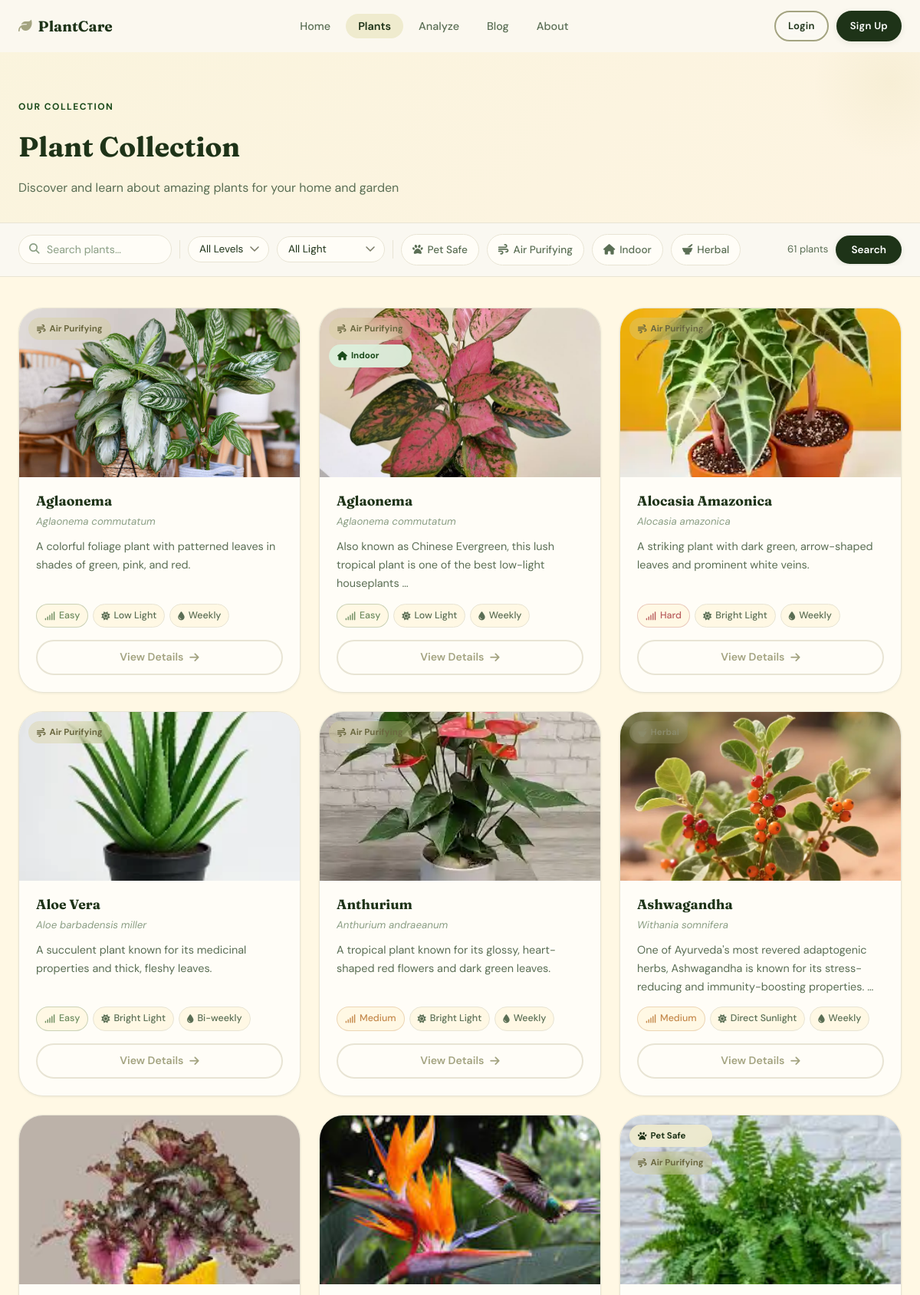
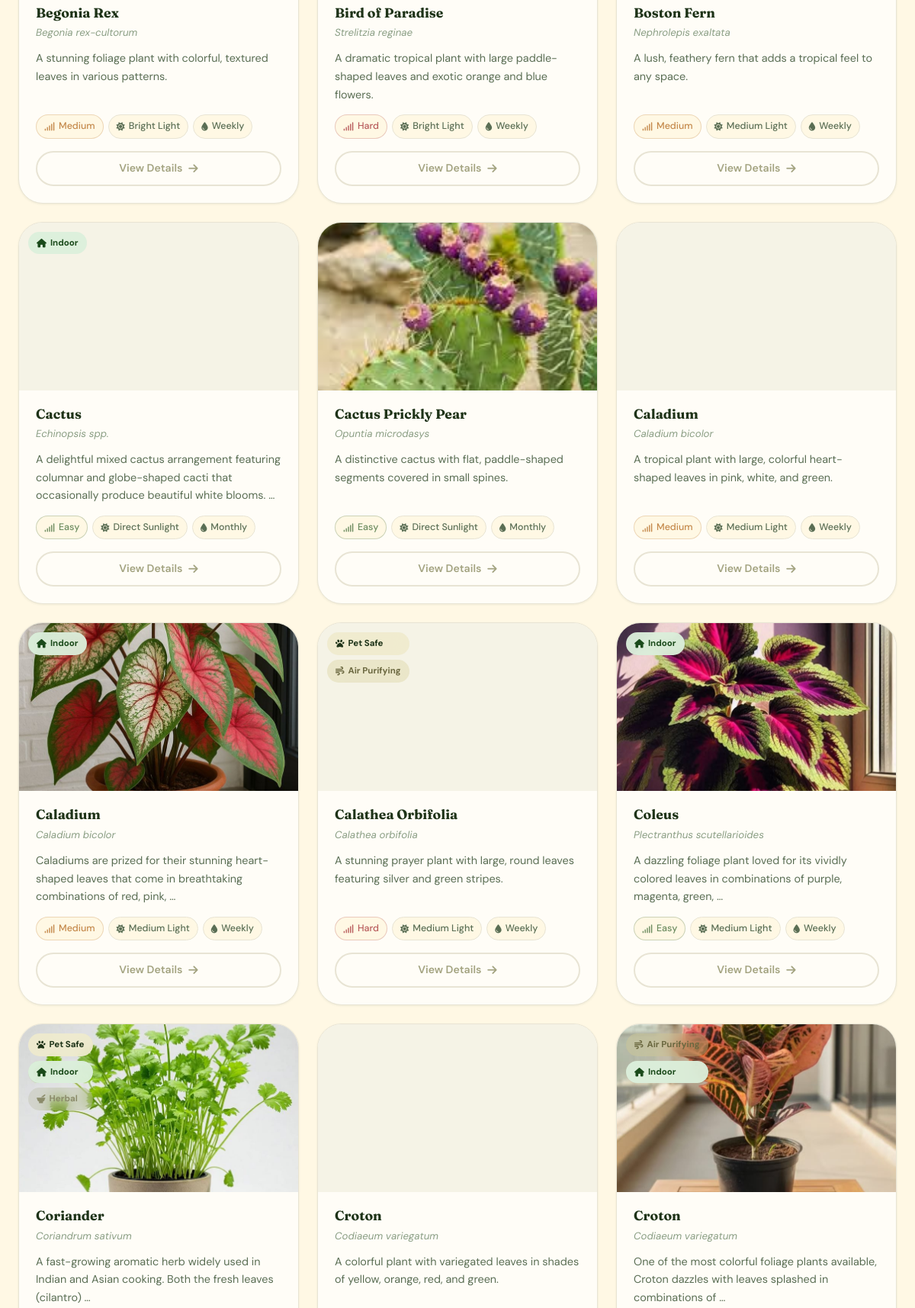
The page /plants/ (upper part) on the database its author committed (2 pictures, top to bottom).
### plants/models.py (models this page shows, shortened)
class Plant(models.Model):
    DIFFICULTY_CHOICES = [
        ('easy', 'Easy'),
        ('medium', 'Medium'),
        ('hard', 'Hard'),
    ]
    LIGHT_CHOICES = [
        ('low', 'Low Light'),
        ('medium', 'Medium Light'),
        ('bright', 'Bright Light'),
        ('direct', 'Direct Sunlight'),
    ]
    WATER_FREQUENCY_CHOICES = [
        ('daily', 'Daily'),
        ('weekly', 'Weekly'),
        ('biweekly', 'Bi-weekly'),
        ('monthly', 'Monthly'),
    ]
    name = models.CharField(max_length=200)
    scientific_name = models.CharField(max_length=200, blank=True)
    description = models.TextField()
    image = models.ImageField(upload_to='plants/', blank=True, null=True)
    image_url = models.URLField(max_length=500, blank=True, null=True, help_text="URL of plant image")
    difficulty = models.CharField(max_length=10, choices=DIFFICULTY_CHOICES, default='medium')
    light_requirements = models.CharField(max_length=10, choices=LIGHT_CHOICES, default='medium')
    water_frequency = models.CharField(max_length=10, choices=WATER_FREQUENCY_CHOICES, default='weekly')
    soil_type = models.CharField(max_length=200, default='Well-draining potting mix')
    temperature_range = models.CharField(max_length=100, default='18-24°C (65-75°F)')
    humidity = models.CharField(max_length=100, default='40-60%')
    care_instructions = models.TextField(help_text="Detailed care instructions")
    common_problems = models.TextField(blank=True, help_text="Common problems and solutions")
    fertilizer_needs = models.CharField(max_length=200, default='Monthly during growing season')
    repotting_frequency = models.CharField(max_length=100, default='Every 1-2 years')
    mature_size = models.CharField(max_length=100, blank=True)
    growth_rate = models.CharField(max_length=50, default='Medium')
    pet_safe = models.BooleanField(default=False)
    air_purifying = models.BooleanField(default=False)
    is_indoor = models.BooleanField(default=False, help_text="Suitable for indoor growing")
    is_herbal = models.BooleanField(default=False, help_text="Herb / medicinal plant")
    created_at = models.DateTimeField(auto_now_add=True)
    updated_at = models.DateTimeField(auto_now=True)
    featured = models.BooleanField(default=False)
    class Meta:
        ordering = ['name']
    def get_image_url(self):
        if self.image:
            return self.image.url
        return self.image_url

### plants/views.py (the view)
# urls.py: path('plants/', views.plant_list, name='plant_list'),
def plant_list(request):
    plants = Plant.objects.all()
    search_query = request.GET.get('search', '').strip()
    if search_query and search_query.lower() != 'none':
        plants = plants.filter(
            Q(name__icontains=search_query) |
            Q(scientific_name__icontains=search_query) |
            Q(description__icontains=search_query)
        )
    difficulty = request.GET.get('difficulty', '').strip()
    if difficulty:
        plants = plants.filter(difficulty=difficulty)
    light = request.GET.get('light', '').strip()
    if light:
        plants = plants.filter(light_requirements=light)
    pet_safe = request.GET.get('pet_safe')
    if pet_safe == 'true':
        plants = plants.filter(pet_safe=True)
    air_purifying = request.GET.get('air_purifying')
    if air_purifying == 'true':
        plants = plants.filter(air_purifying=True)
    indoor = request.GET.get('indoor')
    if indoor == 'true':
        plants = plants.filter(is_indoor=True)
    herbal = request.GET.get('herbal')
    if herbal == 'true':
        plants = plants.filter(is_herbal=True)
    display_search_query = search_query if search_query and search_query.lower() != 'none' else ''
    context = {
        'plants': plants,
        'search_query': display_search_query,
        'selected_difficulty': difficulty,
        'selected_light': light,
        'selected_pet_safe': pet_safe,
        'selected_air_purifying': air_purifying,
        'selected_indoor': indoor,
        'selected_herbal': herbal,
        'difficulty_choices': Plant.DIFFICULTY_CHOICES,
        'light_choices': Plant.LIGHT_CHOICES,
    }
    return render(request, 'plants/plant_list.html', context)

### plants/templates/plants/plant_list.html (shortened to what this page needs)
{% extends 'plants/base.html' %}
{% load static %}
{% block content %}
<div class="plant-list-header">
    <div class="container">
        <span class="section-label">Our collection</span>
        <h1>Plant Collection</h1>
        <p>Discover and learn about amazing plants for your home and garden</p>
    </div>
</div>
<div class="filter-bar">
    <form method="get" class="filter-bar-inner" id="filterForm">
        <div class="search-wrap">
            <input type="text" name="search" placeholder="Search plants…"
                   value="{{ search_query }}" class="search-input" autocomplete="off">
        </div>
        <select name="difficulty" class="filter-select" onchange="this.form.submit()">
            <option value="">All Levels</option>
        </select>
        <select name="light" class="filter-select" onchange="this.form.submit()">
            <option value="">All Light</option>
        </select>
        <label class="filter-checkbox-pill {% if selected_pet_safe == 'true' %}checked{% endif %}">
            <i class="fas fa-paw"></i> Pet Safe
        </label>
        <label class="filter-checkbox-pill {% if selected_air_purifying == 'true' %}checked{% endif %}">
            <i class="fas fa-wind"></i> Air Purifying
        </label>
        <label class="filter-checkbox-pill {% if selected_indoor == 'true' %}checked{% endif %}">
            <i class="fas fa-home"></i> Indoor
        </label>
        <label class="filter-checkbox-pill {% if selected_herbal == 'true' %}checked{% endif %}">
            <i class="fas fa-mortar-pestle"></i> Herbal
        </label>
        <div class="filter-bar-right">
            <span class="results-count">{{ plants.count }} plant{{ plants.count|pluralize }}</span>
            <button type="submit" class="btn btn-primary" style="padding: 8px 18px; font-size: 0.85rem;">Search</button>
        </div>
    </form>
</div>
<section class="plants-section">
    <div class="container">
        {% if plants %}
        <div class="plants-grid">
            {% for plant in plants %}
            <article class="plant-card animate-on-scroll">
                <div class="plant-image">
                    {% if plant.get_image_url %}
                        <img src="{{ plant.get_image_url }}" alt="{{ plant.name }}" loading="lazy">
                    {% else %}
                        <div class="plant-placeholder"><i class="fas fa-leaf"></i></div>
                    {% endif %}
                    <div class="plant-badges">
                        {% if plant.pet_safe %}
                            <span class="badge badge-pet-safe"><i class="fas fa-paw"></i> Pet Safe</span>
                        {% endif %}
                        {% if plant.air_purifying %}
                            <span class="badge badge-air-purifying"><i class="fas fa-wind"></i> Air Purifying</span>
                        {% endif %}
                        {% if plant.is_indoor %}
                            <span class="badge badge-indoor"><i class="fas fa-home"></i> Indoor</span>
                        {% endif %}
                        {% if plant.is_herbal %}
                            <span class="badge badge-herbal"><i class="fas fa-mortar-pestle"></i> Herbal</span>
                        {% endif %}
                    </div>
                </div>
                <div class="plant-info">
                    <h3 class="plant-name">{{ plant.name }}</h3>
                    {% if plant.scientific_name %}<p class="plant-scientific">{{ plant.scientific_name }}</p>{% endif %}
                    <p class="plant-description">{{ plant.description|truncatewords:16 }}</p>
                    <div class="plant-meta">
                        <span class="difficulty difficulty-{{ plant.difficulty }}"><i class="fas fa-signal"></i> {{ plant.get_difficulty_display }}</span>
                        <span><i class="fas fa-sun"></i> {{ plant.get_light_requirements_display }}</span>
                        <span><i class="fas fa-tint"></i> {{ plant.get_water_frequency_display }}</span>
                    </div>
                    <a href="{% url 'plant_detail' plant.pk %}" class="btn btn-outline">
                        View Details <i class="fas fa-arrow-right"></i>
                    </a>
                </div>
            </article>
            {% endfor %}
        </div>
        {% endif %}
    </div>
</section>
{% endblock %}

### rows shown on the page
Plant: get_image_url (picture), air_purifying True (drawn), name "Aglaonema", scientific_name "Aglaonema commutatum", description "A colorful foliage plant with patterned leaves in shades of green, pink, and red.", difficulty "Easy", light_requirements "Low Light", water_frequency "Weekly"
Plant: get_image_url (picture), air_purifying True (drawn), is_indoor True (drawn), name "Aglaonema", scientific_name "Aglaonema commutatum", description "Also known as Chinese Evergreen, this lush tropical plant is one of the best low-light houseplants …", difficulty "Easy", light_requirements "Low Light", water_frequency "Weekly"
Plant: get_image_url (picture), air_purifying True (drawn), name "Alocasia Amazonica", scientific_name "Alocasia amazonica", description "A striking plant with dark green, arrow-shaped leaves and prominent white veins.", difficulty "Hard", light_requirements "Bright Light", water_frequency "Weekly"
Plant: get_image_url (picture), air_purifying True (drawn), name "Aloe Vera", scientific_name "Aloe barbadensis miller", description "A succulent plant known for its medicinal properties and thick, fleshy leaves.", difficulty "Easy", light_requirements "Bright Light", water_frequency "Bi-weekly"
Plant: get_image_url (picture), air_purifying True (drawn), name "Anthurium", scientific_name "Anthurium andraeanum", description "A tropical plant known for its glossy, heart-shaped red flowers and dark green leaves.", difficulty "Medium", light_requirements "Bright Light", water_frequency "Weekly"
Plant: get_image_url (picture), is_herbal True (drawn), name "Ashwagandha", scientific_name "Withania somnifera", description "One of Ayurveda's most revered adaptogenic herbs, Ashwagandha is known for its stress-reducing and immunity-boosting properties. …", difficulty "Medium", light_requirements "Direct Sunlight", water_frequency "Weekly"
Plant: get_image_url (picture), name "Begonia Rex", scientific_name "Begonia rex-cultorum", description "A stunning foliage plant with colorful, textured leaves in various patterns.", difficulty "Medium", light_requirements "Bright Light", water_frequency "Weekly"
Plant: get_image_url (picture), name "Bird of Paradise", scientific_name "Strelitzia reginae", description "A dramatic tropical plant with large paddle-shaped leaves and exotic orange and blue flowers.", difficulty "Hard", light_requirements "Bright Light", water_frequency "Weekly"
Plant: get_image_url (picture), pet_safe True (drawn), air_purifying True (drawn), name "Boston Fern", scientific_name "Nephrolepis exaltata", description "A lush, feathery fern that adds a tropical feel to any space.", difficulty "Medium", light_requirements "Medium Light", water_frequency "Weekly"
Plant: is_indoor True (drawn), name "Cactus", scientific_name "Echinopsis spp.", description "A delightful mixed cactus arrangement featuring columnar and globe-shaped cacti that occasionally produce beautiful white blooms. …", difficulty "Easy", light_requirements "Direct Sunlight", water_frequency "Monthly"
Plant: get_image_url (picture), name "Cactus Prickly Pear", scientific_name "Opuntia microdasys", description "A distinctive cactus with flat, paddle-shaped segments covered in small spines.", difficulty "Easy", light_requirements "Direct Sunlight", water_frequency "Monthly"
Plant: name "Caladium", scientific_name "Caladium bicolor", description "A tropical plant with large, colorful heart-shaped leaves in pink, white, and green.", difficulty "Medium", light_requirements "Medium Light", water_frequency "Weekly"
Plant: get_image_url (picture), is_indoor True (drawn), name "Caladium", scientific_name "Caladium bicolor", description "Caladiums are prized for their stunning heart-shaped leaves that come in breathtaking combinations of red, pink, …", difficulty "Medium", light_requirements "Medium Light", water_frequency "Weekly"
Plant: pet_safe True (drawn), air_purifying True (drawn), name "Calathea Orbifolia", scientific_name "Calathea orbifolia", description "A stunning prayer plant with large, round leaves featuring silver and green stripes.", difficulty "Hard", light_requirements "Medium Light", water_frequency "Weekly"
Plant: get_image_url (picture), is_indoor True (drawn), name "Coleus", scientific_name "Plectranthus scutellarioides", description "A dazzling foliage plant loved for its vividly colored leaves in combinations of purple, magenta, green, …", difficulty "Easy", light_requirements "Medium Light", water_frequency "Weekly"
Plant: get_image_url (picture), pet_safe True (drawn), is_indoor True (drawn), is_herbal True (drawn), name "Coriander", scientific_name "Coriandrum sativum", description "A fast-growing aromatic herb widely used in Indian and Asian cooking. Both the fresh leaves (cilantro) …"
Plant: name "Croton", scientific_name "Codiaeum variegatum", description "A colorful plant with variegated leaves in shades of yellow, orange, red, and green."
Plant: get_image_url (picture), air_purifying True (drawn), is_indoor True (drawn), name "Croton", scientific_name "Codiaeum variegatum", description "One of the most colorful foliage plants available, Croton dazzles with leaves splashed in combinations of …"

### other values the page prints
{{ plants.count }} "61"
